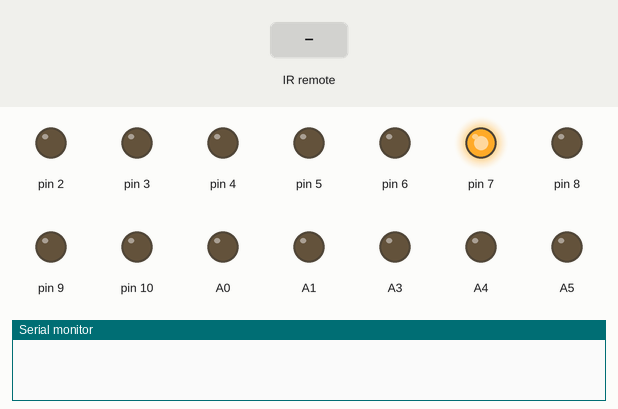
The sketch below on a simulated Arduino Uno, built with avr-gcc and run on an emulated ATmega328P. On the bench: output pins drawn as LEDs (lit = HIGH), the last lines printed to the serial monitor. The test bench sets the inputs (shaded band).

Above: at 10.8 s.
10.9 s: infrared code 0x20DFA25D received
At 11.8 s:
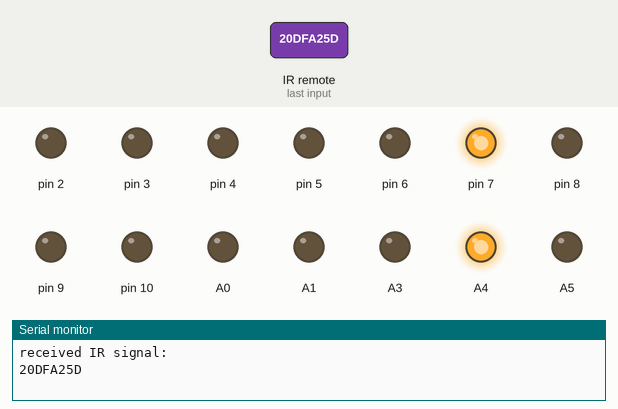
12.6 s: infrared code 0x20DF629D received
At 13.4 s:
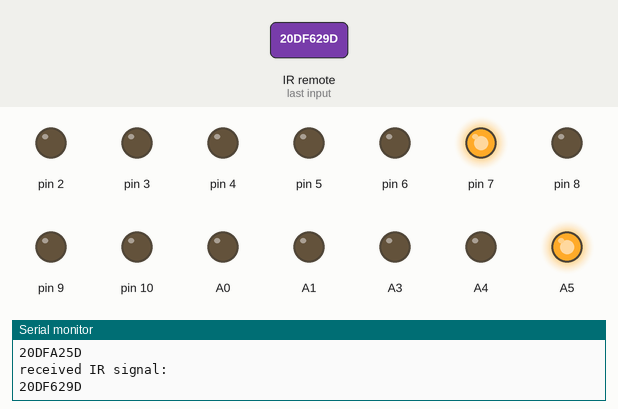
14.3 s: infrared code 0x20DFE21D received
At 14.9 s:
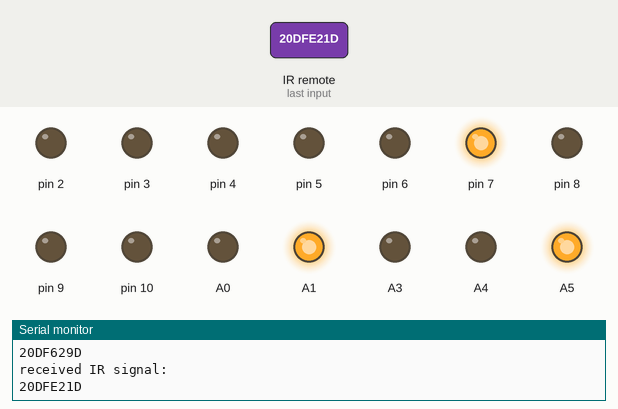
16.0 s: infrared code 0x20DF40BF received
At 16.9 s:
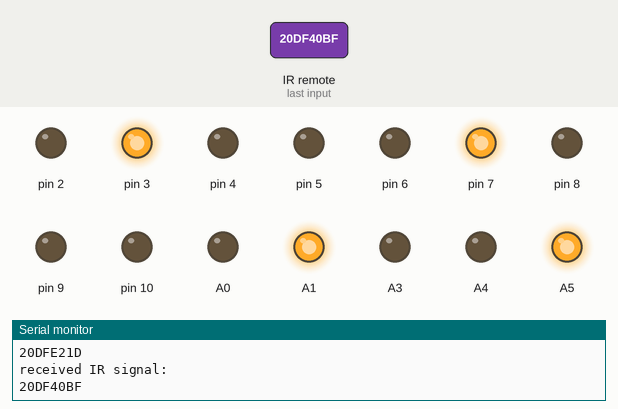
17.7 s: infrared code 0x20DFC03F received
At 18.4 s:
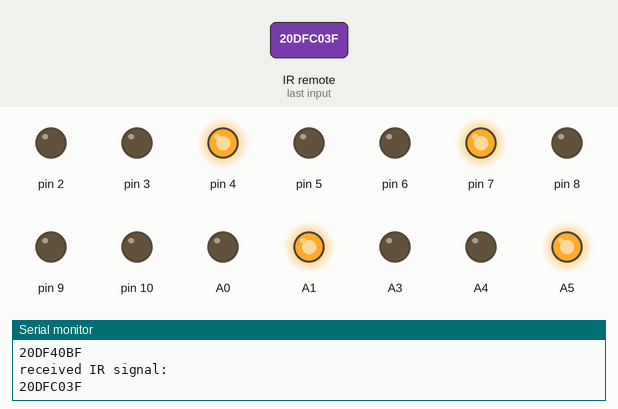
19.4 s: infrared code 0x20DF00FF received
At 19.9 s:
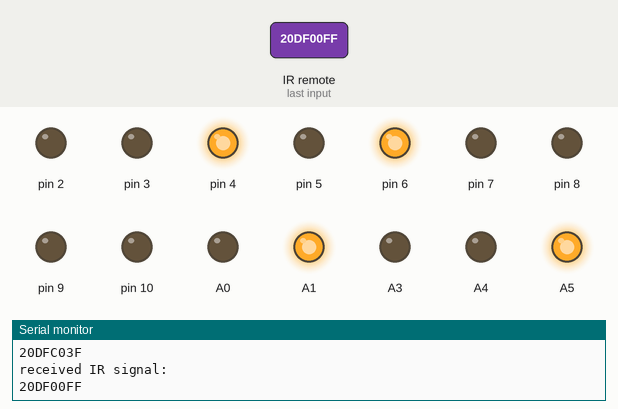
Timing chart, 0 to 22.1 s (numbered marks = the images above; inputs shaded):
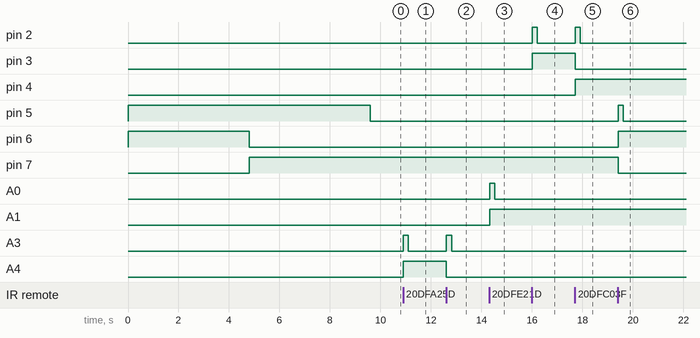

Measured:
- after the input at 10.9 s, A3: LOW → HIGH at once, → LOW 0.20 s later; A4: LOW → HIGH at once
- after the input at 12.6 s, A3: LOW → HIGH at once, → LOW 0.20 s later; A4: HIGH → LOW at once; A5: LOW → HIGH at once
- after the input at 14.3 s, A0: LOW → HIGH at once, → LOW 0.20 s later; A1: LOW → HIGH at once
- after the input at 16.0 s, pin 2: LOW → HIGH at once, → LOW 0.20 s later; pin 3: LOW → HIGH at once
- after the input at 17.7 s, pin 2: LOW → HIGH at once, → LOW 0.20 s later; pin 3: HIGH → LOW at once; pin 4: LOW → HIGH at once
- after the input at 19.4 s, pin 5: LOW → HIGH at once, → LOW 0.20 s later; pin 6: LOW → HIGH at once; pin 7: HIGH → LOW at once

The sketch:

roboarm_ir1.ino
```cpp
#include <IRremote.h>
#define DEBUG_LED 13
#define HEAD_LED 12

#define UP_SIGNAL     0x20DFA25D
#define DOWN_SIGNAL   0x20DF629D
#define LEFT_SIGNAL   0x20DFE21D
#define RIGHT_SIGNAL  0x20DF12ED
#define VUP_SIGNAL    0x20DF40BF
#define VDOWN_SIGNAL  0x20DFC03F
#define CUP_SIGNAL    0x20DF00FF
#define CDOWN_SIGNAL  0x20DF807F
#define MUTE_SIGNAL   0x20DF906F
#define HEAD_SIGNAL   0x20DF58A7
#define VISIO_SIGNAL  0x20DFB44B
#define REPEAT_SIGNAL 0xffffffff
#define MOVE_STEP 200

typedef enum {UP, DOWN} direction;

struct motor {
  int enable;
  int out1;
  int out2;
  int fullSpin;
};

motor m1 = {A0, A1, A2, 1200};
motor m2 = {A3, A4, A5, 4800};
motor m3 = {2, 3, 4, 10000};
motor m4 = {5, 6, 7, 4800};
motor m5 = {8, 9, 10, 4800};
int headLed = LOW;

IRrecv irrecv(11);
decode_results signals;

void setupMotor(motor m) {
  pinMode(m.enable, OUTPUT);
  pinMode(m.out1, OUTPUT);
  pinMode(m.out2, OUTPUT);
  digitalWrite(m.enable, LOW);
  digitalWrite(m.out1, LOW);
  digitalWrite(m.out2, LOW);
};

void setup() {
  setupMotor(m1);
  setupMotor(m2);
  setupMotor(m3);
  setupMotor(m4);
  setupMotor(m5);
  Serial.begin(9600);
  pinMode(DEBUG_LED, OUTPUT);
  irrecv.enableIRIn();
  motorsIntoPosition();
}

void motorsIntoPosition() {
//  fullCycleMove(m1);
//  fullCycleMove(m2);
//  fullCycleMove(m3);
  fullCycleMove(m4);
//  fullCycleMove(m5);
}

void fullCycleMove(motor m) {
  fullMove(m, UP);
  fullMove(m, DOWN);
}

void fullMove(motor m, direction dir) {
  simpleMove(m, dir, m.fullSpin);
}

void simpleMove(motor m, direction dir , int time) {
  digitalWrite(m.enable, HIGH);
  if (dir == UP) {
    digitalWrite(m.out1, HIGH);
    digitalWrite(m.out2, LOW);
  } else {
    digitalWrite(m.out1, LOW);
    digitalWrite(m.out2, HIGH);
  }
  delay(time);
  digitalWrite(m.enable, LOW);
}

unsigned long previous_signal = 0x0;

void process_signal(unsigned long cur_signal) {
  previous_signal = cur_signal;
  switch (cur_signal) {
    case UP_SIGNAL:
      simpleMove(m2, UP, MOVE_STEP);
      break;
    case DOWN_SIGNAL:
      simpleMove(m2, DOWN, MOVE_STEP);
      break;
    case LEFT_SIGNAL:
      simpleMove(m1, UP, MOVE_STEP);
      break;
    case RIGHT_SIGNAL:
      simpleMove(m1, DOWN, MOVE_STEP);
      break;
    case VUP_SIGNAL:
      simpleMove(m3, UP, MOVE_STEP);
      break;
    case VDOWN_SIGNAL:
      simpleMove(m3, DOWN, MOVE_STEP);
      break;
    case CUP_SIGNAL:
      simpleMove(m4, UP, MOVE_STEP);
      break;
    case CDOWN_SIGNAL:
      simpleMove(m4, DOWN, MOVE_STEP);
      break;
    case MUTE_SIGNAL:
      simpleMove(m5, UP, MOVE_STEP);
      break;
    case HEAD_SIGNAL:
      simpleMove(m5, DOWN, MOVE_STEP);
      break;
    case VISIO_SIGNAL:
      headLed = headLed == HIGH ? LOW : HIGH;
      break;
  }
}
void loop() {
  digitalWrite(HEAD_LED, headLed);
//  digitalWrite(DEBUG_LED, HIGH);
  if (irrecv.decode(&signals)) {
    Serial.println("received IR signal:");
    Serial.println(signals.value, HEX);
    if(previous_signal > 0 && signals.value == REPEAT_SIGNAL) {
      Serial.println(previous_signal, HEX);
      process_signal(previous_signal);
    } else {
      process_signal(signals.value);
    }
    irrecv.resume();
  }
  delay(20);
//  digitalWrite(DEBUG_LED, LOW);
}
```
